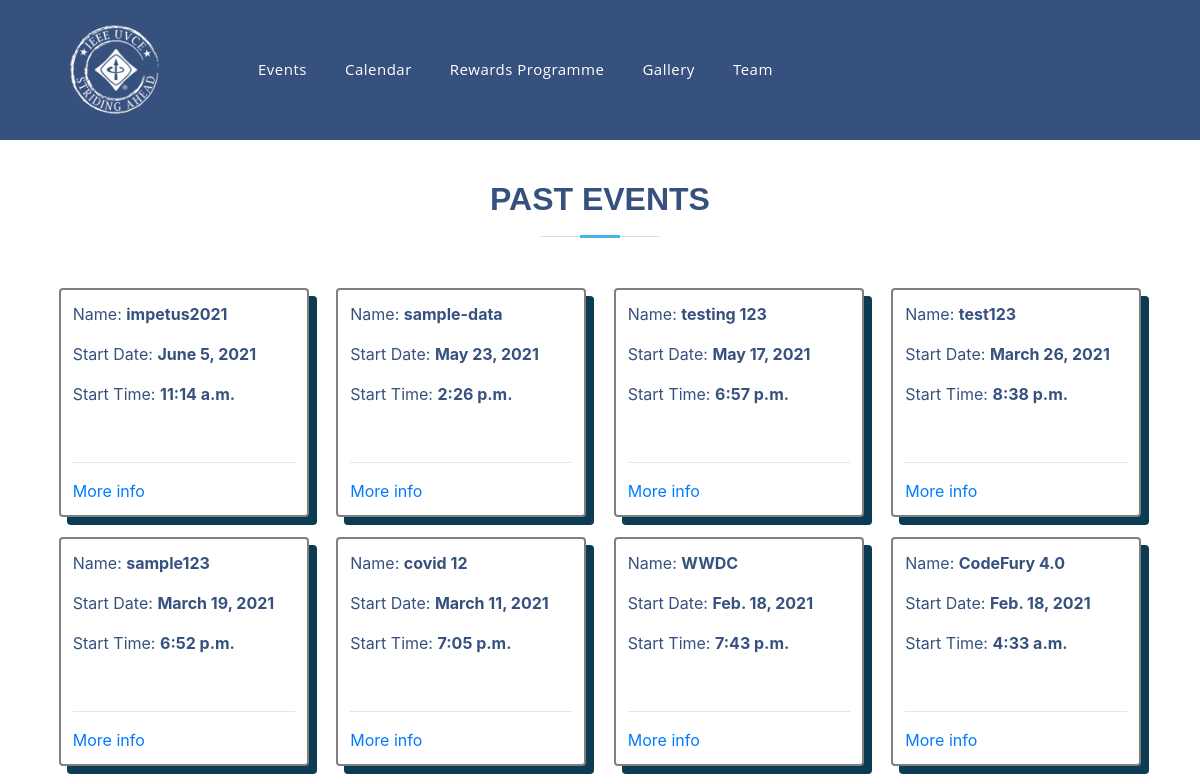
The page /events/evold (upper part) on the database as committed earlier.
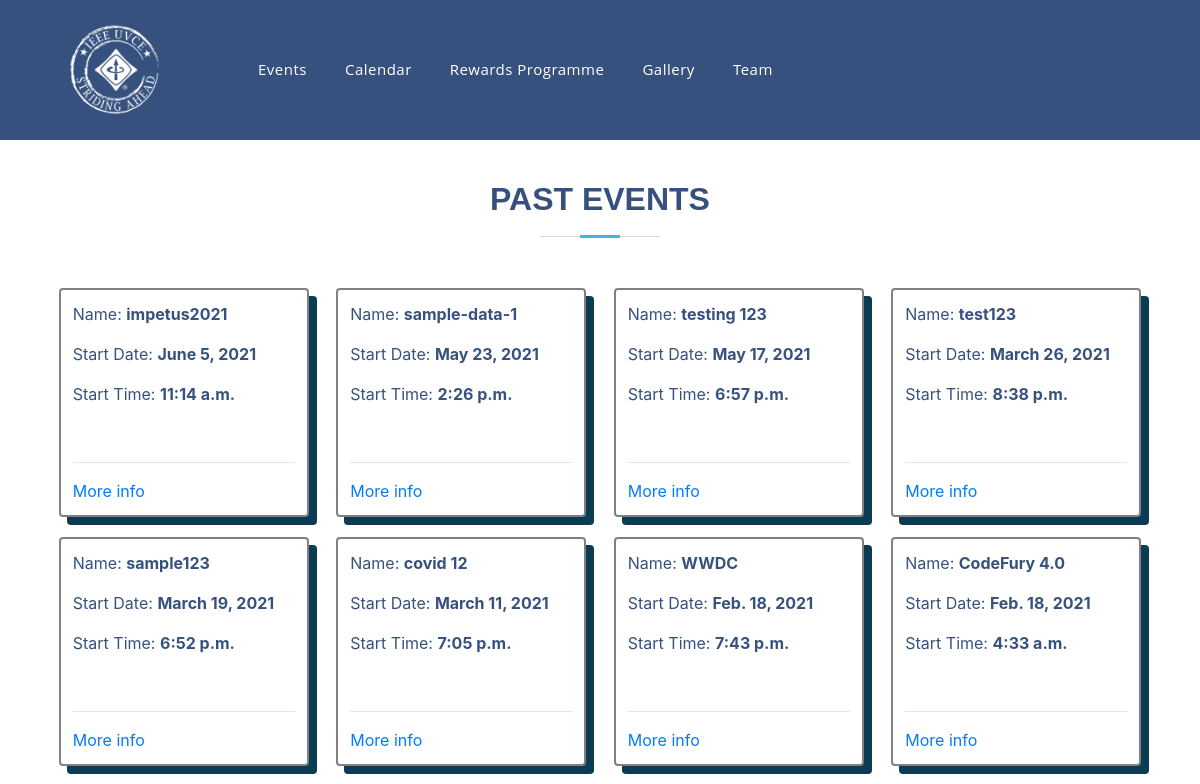
The same page on the database as committed later.
### events/models.py (models this page shows, shortened)
class Event(models.Model):
    event_name = models.CharField(max_length=200)
    slug = models.SlugField(max_length=400)
    date = models.DateField()
    time = models.TimeField()
    location = models.CharField(max_length=100)
    reg = models.URLField(blank=True)
    description = models.TextField(max_length=2000, blank=True)
    created = models.DateTimeField(auto_now_add=True)
    orgzer = models.CharField(max_length=200)
    winners = models.TextField(blank=True, default='Not Yet Decided')
    author = models.ForeignKey(User, default=None, on_delete=models.CASCADE)
    is_approved = models.BooleanField(default=False, blank=True)
    remember_link = models.BooleanField(default=False)
    approved_by = models.CharField(
        max_length=40,  null=True, blank=True, default=" ")
    class Meta:
        verbose_name = "Event"
        verbose_name_plural = "Events"

### events/views.py (the view)
# urls.py: path('evold', views.old_events_view, name='old_events'),
def old_events_view(request):
    events = Event.objects.all().order_by('-date')
    eventold = events.filter(date__lt=datetime.date.today())
    context = {
        'eventold': eventold,
    }
    return render(request, 'events/events_old.html', context)

### events/templates/events/events_old.html
{% extends 'base.html' %} {% block content %}
<section id="skills" class="skills">
    <div class="container" data-aos="fade-up">
        <div class="section-title">
            <h2>Past Events</h2>
        </div>
        <div class="event-container">
            {% for event in eventold %}
            <div class="event">
                <p>Name: <b>{{ event.event_name }}</b></p>
                <p>Start Date: <b>{{ event.date }}</b></p>
                <p>Start Time: <b>{{ event.time }}</b></p>
                <br />
                <hr />
                <a href="{% url 'articles:detail' slug=event.slug %}">More info</a>
            </div>
            {% endfor %}
        </div>
    </div>
</section>
{% endblock %}

Rows that differ between the two databases and show on the page:
changed Event: event_name "sample-data" → "sample-data-1"
